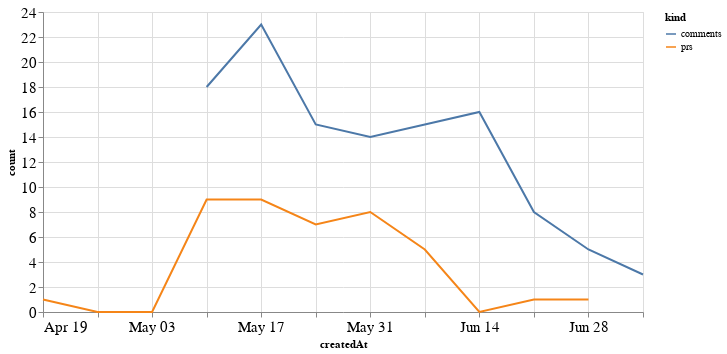

Notebook cell for this chart:
### Code cell
alt.Chart(total_time, width=600).mark_line().encode(
    x='createdAt',
    y='count',
    color='kind'
)

### Figure 1 — Vega-Lite specification as saved in the notebook (floating-point values rounded to 4 significant figures)
{"config": {"axisLeft": {"labelFontSize": 15}, "axisBottom": {"labelFontSize": 15}}, "data": {"name": "data-98ee3c182683e0a059e31c19a205a0d7"}, "mark": "line", "encoding": {"color": {"type": "nominal", "field": "kind"}, "x": {"type": "temporal", "field": "createdAt"}, "y": {"type": "quantitative", "field": "count"}}, "width": 600, "$schema": "https://vega.github.io/schema/vega-lite/v4.8.1.json", "datasets": {"data-98ee3c182683e0a059e31c19a205a0d7": [{"createdAt": "2020-04-19T00:00:00", "kind": "prs", "count": 1.0}, {"createdAt": "2020-04-26T00:00:00", "kind": "prs", "count": 0.0}, {"createdAt": "2020-05-03T00:00:00", "kind": "prs", "count": 0.0}, {"createdAt": "2020-05-10T00:00:00", "kind": "prs", "count": 9.0}, {"createdAt": "2020-05-17T00:00:00", "kind": "prs", "count": 9.0}, {"createdAt": "2020-05-24T00:00:00", "kind": "prs", "count": 7.0}, {"createdAt": "2020-05-31T00:00:00", "kind": "prs", "count": 8.0}, {"createdAt": "2020-06-07T00:00:00", "kind": "prs", "count": 5.0}, {"createdAt": "2020-06-14T00:00:00", "kind": "prs", "count": 0.0}, {"createdAt": "2020-06-21T00:00:00", "kind": "prs", "count": 1.0}, {"createdAt": "2020-06-28T00:00:00", "kind": "prs", "count": 1.0}, {"createdAt": "2020-07-05T00:00:00", "kind": "prs", "count": null}, {"createdAt": "2020-04-19T00:00:00", "kind": "comments", "count": null}, {"createdAt": "2020-04-26T00:00:00", "kind": "comments", "count": null}, {"createdAt": "2020-05-03T00:00:00", "kind": "comments", "count": null}, {"createdAt": "2020-05-10T00:00:00", "kind": "comments", "count": 18.0}, {"createdAt": "2020-05-17T00:00:00", "kind": "comments", "count": 23.0}, {"createdAt": "2020-05-24T00:00:00", "kind": "comments", "count": 15.0}, {"createdAt": "2020-05-31T00:00:00", "kind": "comments", "count": 14.0}, {"createdAt": "2020-06-07T00:00:00", "kind": "comments", "count": 15.0}, {"createdAt": "2020-06-14T00:00:00", "kind": "comments", "count": 16.0}, {"createdAt": "2020-06-21T00:00:00", "kind": "comments", "count": 8.0}, {"createdAt": "2020-06-28T00:00:00", "kind": "comments", "count": 5.0}, {"createdAt": "2020-07-05T00:00:00", "kind": "comments", "count": 3.0}]}}
